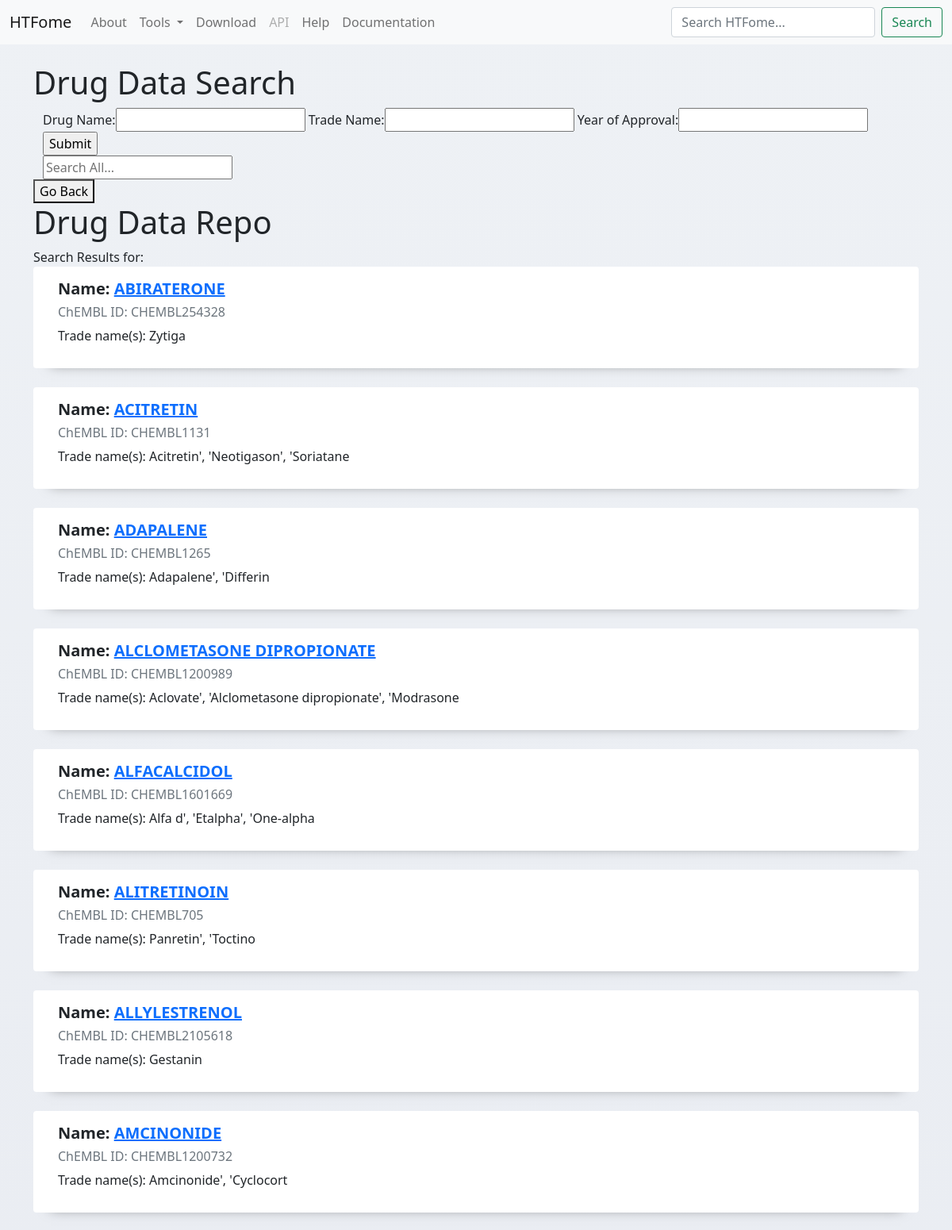
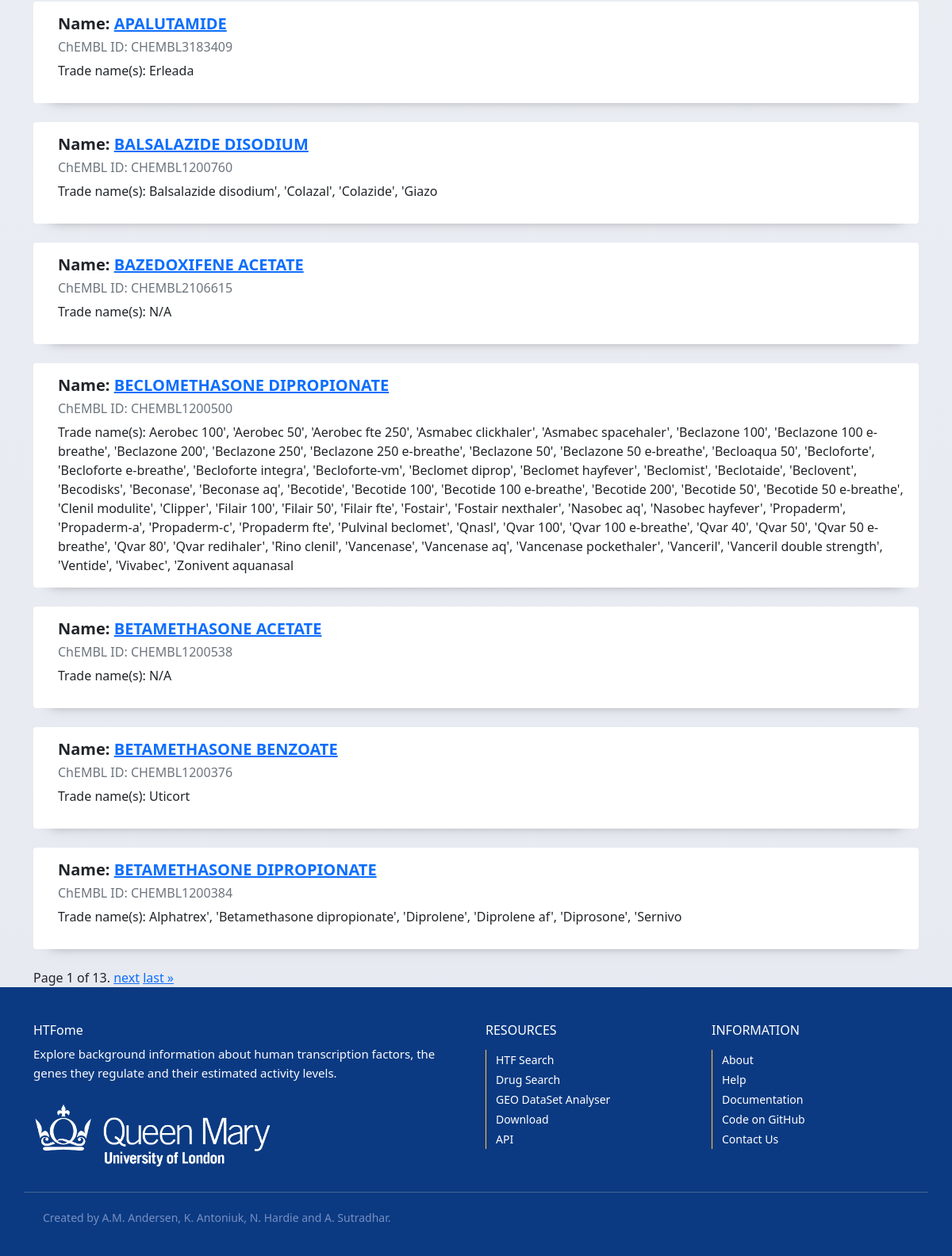
Page /drug_search/ on the committed database (2 pictures, top to bottom).
### data/models.py (models this page shows)
class Drug(models.Model):
    drug_name = models.TextField(default='N/A')
    trade_name = models.TextField(default='N/A')
    drug_chembl_id = models.TextField(default='N/A')
    year_approved = models.TextField(default='N/A')

### data/views.py (the view)
# urls.py: path('drug_search/', views.drug_search, name="drug_results"),
def drug_search(request):
    fil = Drugfilter(request.GET, queryset=Drug.objects.all())
    paginator_1 = Paginator(fil.qs, 15)
    page_number_1 = request.GET.get('page', 1)
    page_obj_1 = paginator_1.get_page(page_number_1)
    if request.method == "GET":
        search = request.GET.get("q", '')
        if search:
            search_function = Drug.objects.filter(
                Q(drug_name__iexact=search) | Q(trade_name__icontains=search)
                | Q(drug_chembl_id__iexact=search)
                | Q(year_approved__icontains=search)
            )
        else:
            search_function = Drug.objects.none()
        paginator = Paginator(search_function, 15)
        page_number = request.GET.get('page', 1)
        page_obj = paginator.get_page(page_number)
        new_request = ''
        for i in request.GET:
            if i != 'page':
                val = request.GET.get(i)
                new_request += f"&{i}={val}"
    return render(request, "data/drugsearch.html", {'filter': fil, 'page_obj':page_obj,'page_obj_1':page_obj_1,
                                                'new_request': new_request, 'search':search})

### data/templates/data/drugsearch.html (shortened to what this page needs)
{% extends "data/base.html" %}
{% block content %}
    <main role="main" class="container">
        <h1 class="mt-4">Drug Data Search</h1>
        <div class="container">
            <form action="{% url 'drug_results' %}" method="get">
                {{ filter.form.as_table }}
                <input name="q" type="submit">
            </form>
        </div>
        <div class="container">
            <form action="{% url 'drug_results' %}" method="get">
                <input name="q" type="text" placeholder="Search All...">
            </form>
        </div>
            <button onclick="goBack()">Go Back</button>
        <h1>Drug Data Repo</h1>
        {% if page_obj %}
        Search Results for: {{ request.GET.q }}
            {% for drug in page_obj %}
            <div class="card mb-4">
                <div class="card-body" style="margin-left:15px">
                    <h5 style="font-weight:600">Name: <a href="/drug/{{ drug.drug_name }}/">{{ drug.drug_name }}</a></h5>
                    <p class="card-text text-muted h6">ChEMBL ID: {{ drug.drug_chembl_id }} </p>
                    <p class="card-text">Trade name(s): {{drug.trade_name}}</p>
                </div>
            </div>
                {% empty %}
                    <h5>No results found</a></h5>
            {% endfor %}
        {% else %}
            Search Results for:
        {% for drug in page_obj_1 %}
            <div class="card mb-4">
                <div class="card-body" style="margin-left:15px">
                    <h5 style="font-weight:600">Name: <a href="/drug/{{ drug.drug_name }}/">{{ drug.drug_name }}</a></h5>
                    <p class="card-text text-muted h6">ChEMBL ID: {{ drug.drug_chembl_id }} </p>
                    <p class="card-text">Trade name(s): {{drug.trade_name}}</p>
                </div>
            </div>
            {% empty %}
                <h5>No results found</a></h5>
        {% endfor %}
        {% endif %}
        <div class="pagination">
            <span class="step-links">
                <span class="current">
                    {% if page_obj %}
                        Page {{ page_obj.number }} of {{ page_obj.paginator.num_pages }}.
                    {% else %}
                        Page {{ page_obj_1.number }} of {{ page_obj_1.paginator.num_pages }}.
                    {% endif %}
                </span>
                {% if page_obj %}
                    {% if page_obj.has_next %}
                        <a href="?page={{ page_obj.next_page_number }}&q={{ new_request }}">next</a>
                        <a href="?page={{ page_obj.paginator.num_pages }}&q={{ new_request }}">last &raquo;</a>
                    {% endif %}
                {% else %}
                    {% if page_obj_1.has_next %}
                        <a href="?page={{ page_obj_1.next_page_number }}&q={{ new_request }}">next</a>
                        <a href="?page={{ page_obj_1.paginator.num_pages }}&q={{ new_request }}">last &raquo;</a>
                    {% endif %}
                {% endif %}
            </span>
        </div>
    </main>
{% endblock content %}

### static/css/main.css (style rules this page uses)
body, html { margin: 0; background-image: linear-gradient(to top, #e6e9f0 0%, #eef1f5 100%); height: 100%; display: flex; flex-direction: column; }
main { position: relative; padding-top: 56px; }
.card { flex-basis: 728px; top: 0; margin-bottom: 18px; border: none; box-shadow: 0px 17px 15px -22px rgba(0, 0, 0, 0.5); transition: 0.3s; min-height: 128px; }

### rows in the picture
Drug: drug_name "ABIRATERONE", drug_chembl_id "CHEMBL254328", trade_name "Zytiga"
Drug: drug_name "ACITRETIN", drug_chembl_id "CHEMBL1131", trade_name "Acitretin', 'Neotigason', 'Soriatane"
Drug: drug_name "ADAPALENE", drug_chembl_id "CHEMBL1265", trade_name "Adapalene', 'Differin"
Drug: drug_name "ALCLOMETASONE DIPROPIONATE", drug_chembl_id "CHEMBL1200989", trade_name "Aclovate', 'Alclometasone dipropionate', 'Modrasone"
Drug: drug_name "ALFACALCIDOL", drug_chembl_id "CHEMBL1601669", trade_name "Alfa d', 'Etalpha', 'One-alpha"
Drug: drug_name "ALITRETINOIN", drug_chembl_id "CHEMBL705", trade_name "Panretin', 'Toctino"
Drug: drug_name "ALLYLESTRENOL", drug_chembl_id "CHEMBL2105618", trade_name "Gestanin"
Drug: drug_name "AMCINONIDE", drug_chembl_id "CHEMBL1200732", trade_name "Amcinonide', 'Cyclocort"
Drug: drug_name "APALUTAMIDE", drug_chembl_id "CHEMBL3183409", trade_name "Erleada"
Drug: drug_name "BALSALAZIDE DISODIUM", drug_chembl_id "CHEMBL1200760", trade_name "Balsalazide disodium', 'Colazal', 'Colazide', 'Giazo"
Drug: drug_name "BAZEDOXIFENE ACETATE", drug_chembl_id "CHEMBL2106615", trade_name "N/A"
Drug: drug_name "BECLOMETHASONE DIPROPIONATE", drug_chembl_id "CHEMBL1200500", trade_name "Aerobec 100', 'Aerobec 50', 'Aerobec fte 250', 'Asmabec clickhaler', 'Asmabec spacehaler', 'Beclazone 100', 'Beclazone 100 e-breathe', 'Beclazone 200', 'Beclazone 250', 'Beclazone 250 e-breathe', 'Beclazone 50', 'Beclazone 50 e-breathe', 'Becloaqua 50', 'Becloforte', 'Becloforte e-breathe', 'Becloforte integra', 'Becloforte-vm', 'Beclomet diprop', 'Beclomet hayfever', 'Beclomist', 'Beclotaide', 'Beclovent', 'Becodisks', 'Beconase', 'Beconase aq', 'Becotide', 'Becotide 100', 'Becotide 100 e-breathe', 'Becotide 200', 'Becotide 50', 'Becotide 50 e-breathe', 'Clenil modulite', 'Clipper', 'Filair 100', 'Filair 50', 'Filair fte', 'Fostair', 'Fostair nexthaler', 'Nasobec aq', 'Nasobec hayfever',…"
Drug: drug_name "BETAMETHASONE ACETATE", drug_chembl_id "CHEMBL1200538", trade_name "N/A"
Drug: drug_name "BETAMETHASONE BENZOATE", drug_chembl_id "CHEMBL1200376", trade_name "Uticort"
Drug: drug_name "BETAMETHASONE DIPROPIONATE", drug_chembl_id "CHEMBL1200384", trade_name "Alphatrex', 'Betamethasone dipropionate', 'Diprolene', 'Diprolene af', 'Diprosone', 'Sernivo"

### other values in the picture
{{ page_obj_1.number }} "1"
{{ page_obj_1.paginator.num_pages }} "13"
